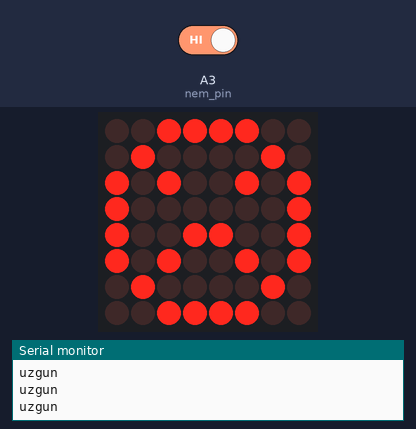
Bench run of a sketch on a simulated Arduino Uno, built with avr-gcc and run on an emulated ATmega328P. Parts: 8×8 LED matrix, the last lines printed to the serial monitor. The test bench sets the inputs (shaded band); at power-on: A3 (nem_pin) HIGH.

Above: at 2.8 s.
2.9 s: A3 (nem_pin) driven LOW
At 4.2 s:
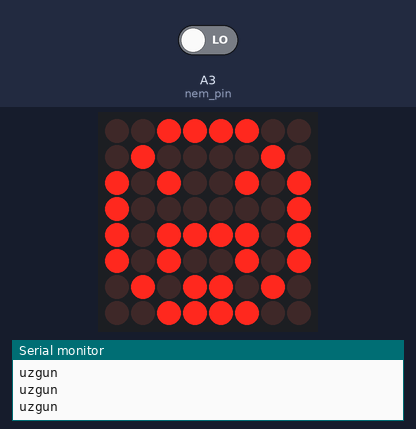
4.5 s: A3 (nem_pin) driven HIGH
At 6.1 s:
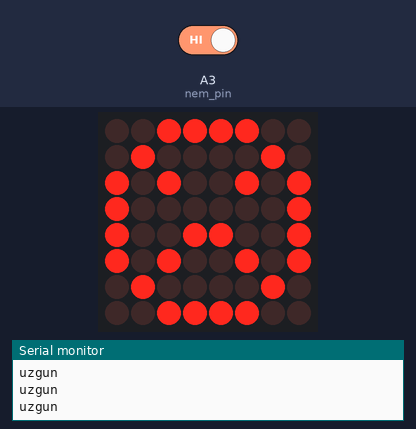
Timing chart, 0 to 7.6 s (numbered marks = the images above; inputs shaded):
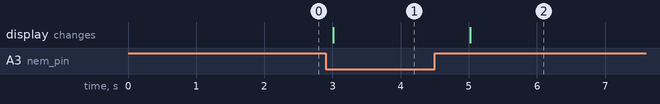

The sketch:

SaksiBot.ino
```cpp
#include <Wire.h>
#include <Adafruit_GFX.h>
#include "Adafruit_LEDBackpack.h"

Adafruit_8x8matrix matrix = Adafruit_8x8matrix();


#define nem_pin A3

const int prob = A0;
int olcum = 0;

void setup() {
  Serial.begin(9600);
  Serial.println("Toprak Su testi");
  matrix.begin(0x70);  // pass in the address
  matrix.setRotation(1); //yüz yamulmasın diye
}

static const uint8_t PROGMEM emojiSaskin[] = {
  B00111100,
  B01000010,
  B10100101,
  B10000001,
  B10011001,
  B10100101,
  B01011010,
  B00111100
};

static const uint8_t PROGMEM emojiMutlu[] = {

  B00111100,
  B01000010,
  B10100101,
  B10000001,
  B10111101,
  B10100101,
  B01011010,
  B00111100

};

static const uint8_t PROGMEM emojiUzgun[] = {

  B00111100,
  B01000010,
  B10100101,
  B10000001,
  B10011001,
  B10100101,
  B01000010,
  B00111100
};

void loop() {


  if(digitalRead(nem_pin) ==0){
  matrix.drawBitmap(0, 0, emojiMutlu, 8, 8, LED_ON);
    matrix.writeDisplay();
    Serial.println("uzgun");
    matrix.clear();

  }
  else{
     matrix.drawBitmap(0, 0, emojiUzgun, 8, 8, LED_ON);
    matrix.writeDisplay();
    Serial.println("uzgun");
    matrix.clear();


  }

  delay(1000);


}
```

Measured:
- after the input at 2.9 s, the display: changes after 0.11 s (image 1)
- after the input at 4.5 s, the display: changes after 0.52 s (image 2)
